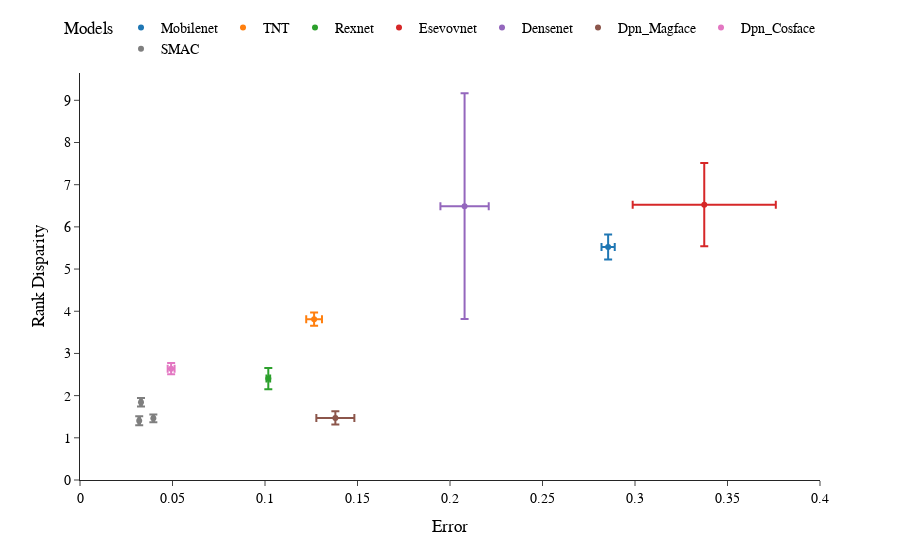

Source (notebook cell):
### Code cell
from scipy.stats import sem
seed =4
df_rank["Accuracy"] = 1-df_rank["Accuracy"]
mobnet = df_rank[df_rank["index"].str.contains(r'mobilenetv3_large_100_CosFace_SGD_0.1_cosine*')]
mobnet = mobnet[mobnet["epoch"]==99].dropna().tail(seed)
tnt = df_rank[df_rank["index"].str.contains(r'tnt_s_patch16_224_CosFace_AdamW*')]
tnt = tnt[tnt["epoch"]==99].dropna().tail(seed)
rexnet = df_rank[df_rank["index"].str.contains(r'rexnet_200_MagFace_SGD_0.1_cosine*')]
rexnet = rexnet[rexnet["epoch"]==99].dropna().tail(seed)
inception = df_rank[df_rank["index"].str.contains(r'inception_resnet_v2_CosFace_AdamW_0.001_cosine*')]
inception=inception[inception["epoch"]==99].dropna().tail(seed)
ese = df_rank[df_rank["index"].str.contains(r'ese_vovnet39b_CosFace_AdamW_0.001_cosine*')]
ese=ese[ese["epoch"]==99].tail(4).dropna()
densenet161 = df_rank[df_rank["index"].str.contains(r'densenet161_CosFace_AdamW_0.001_cosine*')]
densenet161=densenet161[densenet161["epoch"]==99].dropna().tail(seed)
dpn2 = df_rank[df_rank["index"].str.contains(r'dpn107_MagFace_SGD_0.1_cosine*')]
dpn2=dpn2[dpn2["epoch"]==99].dropna().tail(seed)
dpns=df_rank[df_rank["index"].str.contains(r'dpn107_CosFace_SGD_0.1_cosine*')]
dpns=dpns[dpns["epoch"]==99].dropna().tail(seed)
model_000=df_rank[df_rank["index"].str.contains(r'Checkpoints_Edges_000*')]#.tail(5)
model_000=model_000[model_000["epoch"]==99].dropna().tail(seed)
model_010=df_rank[df_rank["index"].str.contains(r'Checkpoints_Edges_010*')]#.tail(5)
model_010=model_010[model_010["epoch"]==99].dropna().tail(seed)
model_680=df_rank[df_rank["index"].str.contains(r'Checkpoints_Edges_680*')]#.tail(5)
model_680=model_680[model_680["epoch"]==99].dropna().tail(seed)
model_040=df_rank[df_rank["index"].str.contains(r'Checkpoints_Edges_040*')]#.tail(5)
model_040=model_040[model_040["epoch"]==99].dropna().tail(seed)
df_rank_4 = pd.DataFrame()
df_rank_4["Accuracy_mean"]=[mobnet["Accuracy"].mean(),tnt["Accuracy"].mean(),rexnet["Accuracy"].mean(), ese["Accuracy"].mean(),densenet161["Accuracy"].mean(),dpn2["Accuracy"].mean(),dpns["Accuracy"].mean(), model_000["Accuracy"].mean(), model_010["Accuracy"].mean(), model_680["Accuracy"].mean()]#,model_040["Accuracy"].mean()]
df_rank_4["Accuracy_std"]=[sem(mobnet["Accuracy"]),sem(tnt["Accuracy"]),sem(rexnet["Accuracy"]),sem(ese["Accuracy"]),sem(densenet161["Accuracy"]),sem(dpn2["Accuracy"]),sem(dpns["Accuracy"]), sem(model_000["Accuracy"]), sem(model_010["Accuracy"]), sem(model_680["Accuracy"])]#,sem(model_040["Accuracy"])]
df_rank_4["Disparity_mean"]=[mobnet["Disparity"].mean(),tnt["Disparity"].mean(),rexnet["Disparity"].mean(),ese["Disparity"].mean(),densenet161["Disparity"].mean(),dpn2["Disparity"].mean(),dpns["Disparity"].mean(), model_000["Disparity"].mean(), model_010["Disparity"].mean(), model_680["Disparity"].mean()]#, model_040["Disparity"].mean()]
df_rank_4["Disparity_std"]=[sem(mobnet["Disparity"]),sem(tnt["Disparity"]),sem(rexnet["Disparity"]),sem(ese["Disparity"]),sem(densenet161["Disparity"]), sem(dpn2["Disparity"]),sem(dpns["Disparity"]), sem(model_000["Disparity"]), sem(model_010["Disparity"]), sem(model_680["Disparity"])]#,sem(model_040["Disparity"])]
df_rank_4["Model"]=["Mobilenet","TNT","Rexnet","Esevovnet","Densenet","Dpn_Magface","Dpn_Cosface", "SMAC", "SMAC", "SMAC"]
fig = px.scatter(df_rank_4, x='Accuracy_mean', y='Disparity_mean', error_x = "Accuracy_std", error_y = "Disparity_std", color='Model', template="simple_white",)
fig.update_layout(
    yaxis_title="Rank Disparity",
    xaxis_title = "Error",
    xaxis_range=[0,0.4]
)
fig.add_shape(type='line',
                x0=0,y0=0,x1=1,y1=0,
                line=dict(color='Red',),
                xref='x',yref='y'
)
fig.update_layout(
    xaxis_title="Error",
    yaxis_title="Rank Disparity",
    legend_title="Models",
    font=dict(
        family="Arial",
        size=14,
        color="Black"
    )
)
fig.update_layout(legend=dict(
    orientation="h",
    yanchor="bottom",
    y=1.02,
    xanchor="right",
    x=1
))
p = np.array(preparePareto(df_rank_4[['Accuracy_mean','Disparity_mean']], False, False).dropna())
for x, y in zip(p[:-1], p[1:]):
    fig.add_shape(type='line',
                x0=x[0],y0=x[1],x1=y[0],y1=y[1],
                line=dict(color='gray',width=4),line_dash='dash',
                xref='x',yref='y')
fig.write_html("pareto_rank_disp_4.html")
fig.show()

### Figure 1 — Plotly figure (JSON) as saved in the notebook; plotly's stock layout.template omitted (floating-point values rounded to 4 significant figures)
{"data": [{"error_x": {"array": [0.003577]}, "error_y": {"array": [0.2967]}, "hovertemplate": "Model=Mobilenet<br>Accuracy_mean=%{x}<br>Disparity_mean=%{y}<extra></extra>", "legendgroup": "Mobilenet", "marker": {"color": "#1F77B4", "symbol": "circle"}, "mode": "markers", "name": "Mobilenet", "orientation": "v", "showlegend": true, "type": "scatter", "x": [0.2855], "xaxis": "x", "y": [5.524], "yaxis": "y"}, {"error_x": {"array": [0.004262]}, "error_y": {"array": [0.1585]}, "hovertemplate": "Model=TNT<br>Accuracy_mean=%{x}<br>Disparity_mean=%{y}<extra></extra>", "legendgroup": "TNT", "marker": {"color": "#FF7F0E", "symbol": "circle"}, "mode": "markers", "name": "TNT", "orientation": "v", "showlegend": true, "type": "scatter", "x": [0.1265], "xaxis": "x", "y": [3.813], "yaxis": "y"}, {"error_x": {"array": [0.0009961]}, "error_y": {"array": [0.2511]}, "hovertemplate": "Model=Rexnet<br>Accuracy_mean=%{x}<br>Disparity_mean=%{y}<extra></extra>", "legendgroup": "Rexnet", "marker": {"color": "#2CA02C", "symbol": "circle"}, "mode": "markers", "name": "Rexnet", "orientation": "v", "showlegend": true, "type": "scatter", "x": [0.1018], "xaxis": "x", "y": [2.404], "yaxis": "y"}, {"error_x": {"array": [0.03868]}, "error_y": {"array": [0.9857]}, "hovertemplate": "Model=Esevovnet<br>Accuracy_mean=%{x}<br>Disparity_mean=%{y}<extra></extra>", "legendgroup": "Esevovnet", "marker": {"color": "#D62728", "symbol": "circle"}, "mode": "markers", "name": "Esevovnet", "orientation": "v", "showlegend": true, "type": "scatter", "x": [0.3374], "xaxis": "x", "y": [6.526], "yaxis": "y"}, {"error_x": {"array": [0.01306]}, "error_y": {"array": [2.674]}, "hovertemplate": "Model=Densenet<br>Accuracy_mean=%{x}<br>Disparity_mean=%{y}<extra></extra>", "legendgroup": "Densenet", "marker": {"color": "#9467BD", "symbol": "circle"}, "mode": "markers", "name": "Densenet", "orientation": "v", "showlegend": true, "type": "scatter", "x": [0.2079], "xaxis": "x", "y": [6.491], "yaxis": "y"}, {"error_x": {"array": [0.01028]}, "error_y": {"array": [0.1577]}, "hovertemplate": "Model=Dpn_Magface<br>Accuracy_mean=%{x}<br>Disparity_mean=%{y}<extra></extra>", "legendgroup": "Dpn_Magface", "marker": {"color": "#8C564B", "symbol": "circle"}, "mode": "markers", "name": "Dpn_Magface", "orientation": "v", "showlegend": true, "type": "scatter", "x": [0.138], "xaxis": "x", "y": [1.472], "yaxis": "y"}, {"error_x": {"array": [0.001861]}, "error_y": {"array": [0.1317]}, "hovertemplate": "Model=Dpn_Cosface<br>Accuracy_mean=%{x}<br>Disparity_mean=%{y}<extra></extra>", "legendgroup": "Dpn_Cosface", "marker": {"color": "#E377C2", "symbol": "circle"}, "mode": "markers", "name": "Dpn_Cosface", "orientation": "v", "showlegend": true, "type": "scatter", "x": [0.04926], "xaxis": "x", "y": [2.639], "yaxis": "y"}, {"error_x": {"array": [0.0004255, 0.0003408, 0.0004603]}, "error_y": {"array": [0.1059, 0.09119, 0.1004]}, "hovertemplate": "Model=SMAC<br>Accuracy_mean=%{x}<br>Disparity_mean=%{y}<extra></extra>", "legendgroup": "SMAC", "marker": {"color": "#7F7F7F", "symbol": "circle"}, "mode": "markers", "name": "SMAC", "orientation": "v", "showlegend": true, "type": "scatter", "x": [0.032, 0.03965, 0.03297], "xaxis": "x", "y": [1.405, 1.461, 1.846], "yaxis": "y"}], "layout": {"font": {"color": "Black", "family": "Arial", "size": 14}, "legend": {"orientation": "h", "title": {"text": "Models"}, "tracegroupgap": 0, "x": 1, "xanchor": "right", "y": 1.02, "yanchor": "bottom"}, "margin": {"t": 60}, "shapes": [{"line": {"color": "Red"}, "type": "line", "x0": 0, "x1": 1, "xref": "x", "y0": 0, "y1": 0, "yref": "y"}], "xaxis": {"anchor": "y", "domain": [0, 1], "range": [0, 0.4], "title": {"text": "Error"}}, "yaxis": {"anchor": "x", "domain": [0, 1], "title": {"text": "Rank Disparity"}}}}
